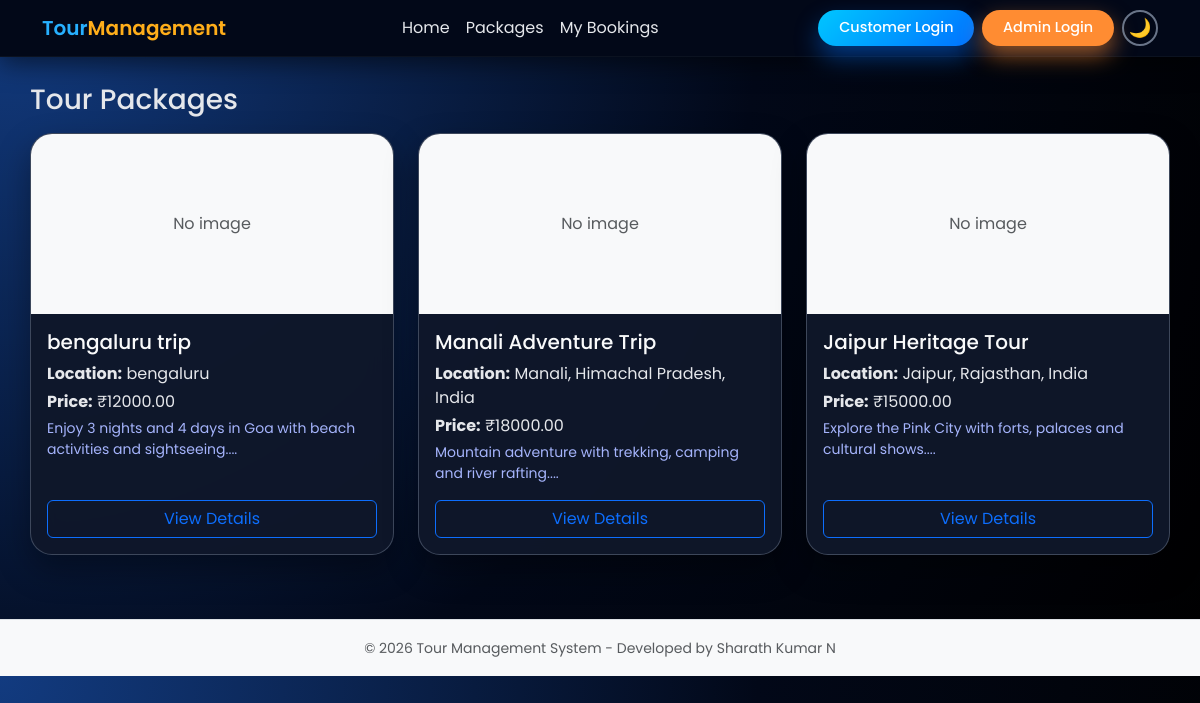
The page /packages.php on the database its author committed.
### tables this page shows
CREATE TABLE `packages` (
  `id` int(11) NOT NULL,
  `name` varchar(150) NOT NULL,
  `location` varchar(150) NOT NULL,
  `description` text NOT NULL,
  `price` decimal(10,2) NOT NULL,
  `days` int(11) NOT NULL,
  `latitude` decimal(10,8) DEFAULT NULL,
  `longitude` decimal(11,8) DEFAULT NULL,
  `created_at` timestamp NOT NULL DEFAULT current_timestamp(),
  `from_location` varchar(255) DEFAULT NULL,
  `to_location` varchar(255) DEFAULT NULL,
  `image` varchar(255) DEFAULT NULL,
  `distance_km` int(11) DEFAULT NULL
);

### packages.php (the view)
<?php
require 'db.php';
include 'header.php';
$sql = "SELECT * FROM packages ORDER BY created_at DESC";
$res = mysqli_query($conn, $sql);
?>
<h3 class="mb-3">Tour Packages</h3>
<div class="row">
<?php while ($p = mysqli_fetch_assoc($res)): ?>
    <div class="col-md-4 mb-4">
        <div class="card card-shadow h-100">
            <?php if (!empty($p['image'])): ?>
                <img src="<?php echo htmlspecialchars($p['image']); ?>" class="card-img-top" alt="Package image" style="height: 180px; object-fit: cover;">
            <?php else: ?>
                <div class="bg-light d-flex align-items-center justify-content-center" style="height: 180px;">
                    <span class="text-muted">No image</span>
                </div>
            <?php endif; ?>
            <div class="card-body d-flex flex-column">
                <h5 class="card-title"><?php echo htmlspecialchars($p['name']); ?></h5>
                <p class="card-text mb-1"><strong>Location:</strong> <?php echo htmlspecialchars($p['location']); ?></p>
                <p class="card-text mb-1"><strong>Price:</strong> ₹<?php echo htmlspecialchars($p['price']); ?></p>
                <p class="card-text small text-muted mb-3"><?php echo nl2br(htmlspecialchars(substr($p['description'], 0, 100))); ?>...</p>
                <a href="package_details.php?id=<?php echo $p['id']; ?>" class="btn btn-outline-primary mt-auto">View Details</a>
            </div>
        </div>
    </div>
<?php endwhile; ?>
</div>
<?php include 'footer.php'; ?>

### header.php (style rules this page uses)
:root { --bg-body: radial-gradient(circle at top left, #123b80 0%, #020818 55%, #000000 100%); --bg-nav: #020818; --nav-border: #0b1220; --text-main: #e5e7eb; --text-muted: #9ca3af; --brand-primary: #27b0ff; --brand-accent: #ffae1a; --link-normal: #e5e7eb; --link-active: #27b0ff; --btn-primary-bg: linear-gradient(135deg, #00c6ff, #0072ff); --btn-primary-shadow: 0 12px 24px rgba(0, 114, 255, 0.45); --btn-admin-bg: #ff8c32; --btn-admin-shadow: 0 10px 22px rgba(255, 140, 50, 0.55); --card-bg: rgba(15, 23, 42, 0.96); --border-soft: rgba(148,163,184,0.35); }
body { margin: 0; background: var(--bg-body); color: var(--text-main); font-family: "Poppins", sans-serif; }
.card, .card-shadow, .auth-card, .login-card { border-radius: 22px !important; background: var(--card-bg) !important; border: 1px solid var(--border-soft); backdrop-filter: blur(14px); box-shadow: 0 14px 32px rgba(0,0,0,0.35); transition: .35s; position: relative; overflow: hidden; }
[data-theme="dark"] .card-body, [data-theme="dark"] .card-body p, [data-theme="dark"] .card-body li, [data-theme="dark"] .card-body span, [data-theme="dark"] .card-body small { color: #e5e7eb !important; }
[data-theme="dark"] .card-body h1, [data-theme="dark"] .card-body h2, [data-theme="dark"] .card-body h3, [data-theme="dark"] .card-body h4, [data-theme="dark"] .card-body h5 { color: #f9fafb !important; }
[data-theme="dark"] .card-body .text-muted { color: #a5b4fc !important; }

### rows shown on the page
packages: image "No image", name "bengaluru trip", location "bengaluru", price "12000.00", description "Enjoy 3 nights and 4 days in Goa with beach activities and sightseeing."
packages: shows "No image", name "Manali Adventure Trip", location "Manali, Himachal Pradesh, India", price "18000.00", description "Mountain adventure with trekking, camping and river rafting."
packages: shows "No image", name "Jaipur Heritage Tour", location "Jaipur, Rajasthan, India", price "15000.00", description "Explore the Pink City with forts, palaces and cultural shows."
